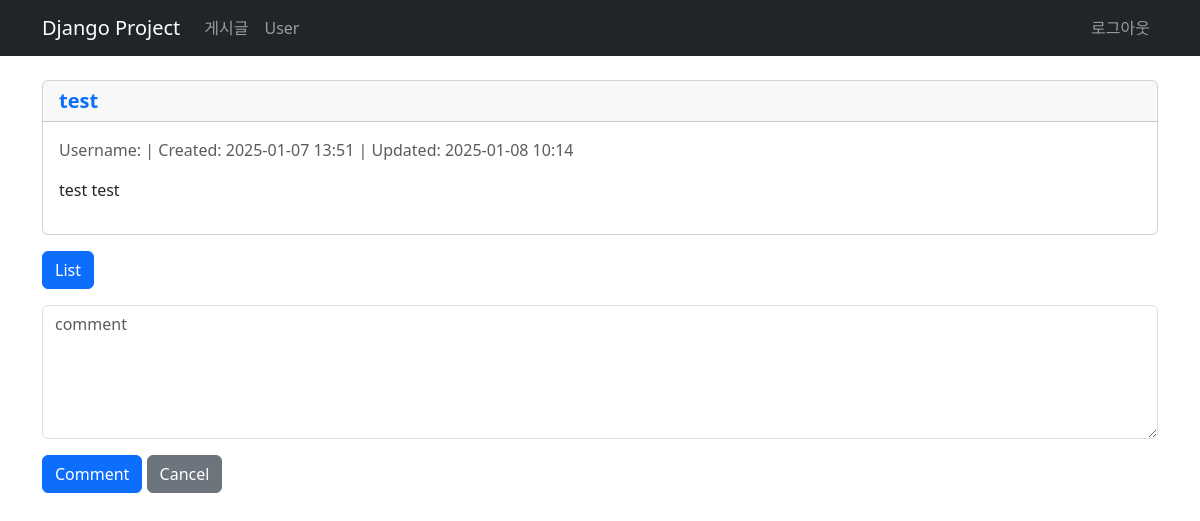
Screenshot of /posts/18/ (signed in) with the database file from the repository.
### posts/models.py (models this page shows, shortened)
class Posts(models.Model):
    title = models.CharField(verbose_name="title", max_length=100)
    content = models.TextField(verbose_name="content")
    username = models.CharField(verbose_name="username", max_length=100)
    filename = models.CharField(verbose_name="filename", max_length=100, null=True, blank=True)
    original_filename = models.CharField(verbose_name="original_filename", max_length=100, null=True, blank=True)
    created_by = models.ForeignKey(User, on_delete=models.CASCADE, verbose_name="created by",
                                   null=True, blank=True, related_name="posts_created_by")
    updated_by = models.ForeignKey(User, on_delete=models.CASCADE, verbose_name="updated by",
                                      null=True, blank=True, related_name="posts_updated_by")
    created_at = models.DateTimeField(verbose_name="created", auto_now_add=True)
    updated_at = models.DateTimeField(verbose_name="updated", auto_now=True)
    class Meta:
        db_table = "posts"
        verbose_name = "post"
        verbose_name_plural = "List of posts"

### posts/views.py (the view)
# urls.py: path('<int:post_id>/', views.get_post, name='read'),
@login_required(login_url='auth:login')
def get_post(request, post_id):
    post = get_object_or_404(Posts, id=post_id)
    commnets = Comments.objects.filter(post=post_id).order_by('-created_at')
    return render(request, 'posts/read.html', {'post': post, 'comments': commnets})

### templates/posts/read.html (shortened to what this page needs)
{% extends "base.html" %}
{% block content %}
<div class="row">
    <div class="col-12">
        <div class="card mb-3">
            <h5 class="card-header text-primary">
                <strong>{{post.title}}</strong>
            </h5>
            <div class="card-body">
                <div class="mb-3 text-muted">
                    Username: {{ post.created_by.first_name}} |
                    Created: {{ post.created_at | date:"Y-m-d H:i" }} |
                    Updated: {{ post.updated_at | date:"Y-m-d H:i" }}
                </div>
                <div class="mb-3">
                    {{ post.content | safe }}
                </div>
            </div>
        </div>
        <div>
            <a href="{% url 'posts:list' %}" class="btn btn-primary">List</a>
        </div>
    </div>
</div>
<div class="row mt-3" id="commentCreateRow">
    <div class="col-12">
        <form id="commentCreateForm">
            <div class="mb-3">
                <textarea id="content" name="content" class="form-control" placeholder="comment" rows="5"></textarea>
            </div>
            <button type="submit" class="btn btn-primary">Comment</button>
            <buttont type="button" class="btn btn-secondary" id="commentCreateCancel">Cancel</button>
        </form>
    </div>
</div>
{% endblock %}

### templates/base.html (style rules this page uses)
body { padding-top: 80px; }

### rows the page displays
Posts: title "test", created_at "2025-01-07 13:51", updated_at "2025-01-08 10:14", content "test test"
